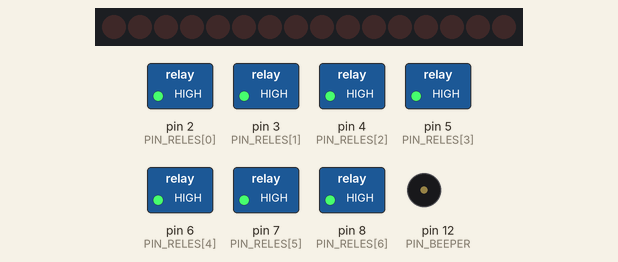
A sketch run on a simulated Arduino Uno, built with avr-gcc and run on an emulated ATmega328P. Shown: 16 shift-register outputs drawn as a row of LEDs (first output left, lit = HIGH), switched loads named in the sketch (green lamp = pin HIGH), buzzer (waves = sounding). Wiring (inferred from the names in the program): 2 × shift register (74HC595): data A2; shift clock A3; latch A0. Wiring (inferred from the signals the program sends): row of LEDs: on Q0, Q1, Q2, Q3, Q4, Q5, Q6, Q7, Q8, Q9, Q10, Q11, Q12, Q13, Q14, Q15. Pins used as bus, display or sensor lines are not drawn.

Above: at 0.2 s.
Timing chart, 0 to 1.7 s (numbered marks = the images above):
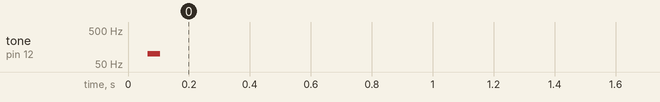

Measured:
- by itself, tone on pin 12 (PIN_BEEPER): silent → 99 Hz at 0.07 s, → silent 0.04 s later

The sketch:

ENCHUFES_OFICINA.ino
```cpp
// esquema aplicado: https://forums.parallax.com/uploads/attachments/43798/82270.jpg
//https://forums.parallax.com/discussion/133296/using-a-74hc165-and-a-74hc595-on-4-pins-spin


//poner en latch resistencia de 10Kohmls contra gnd


// Define Connections to 74HC595

const int PIN_595_LATCH = A1;
/*
    74595 -> ST_CP pin 12
*/

const int PIN_595_AND_165_CLOCK = A3;
/*
    74595 -> SH_CP pin 11
    74165 -> CP pin 2
*/

const int PIN_595_AND_165_DATA = A2;
/*
    74595 -> DS pin 14
    74165 -> Q7 pin 7
*/

// Define Connections to 74HC165
const int PIN_165_LOAD = A0;
/*
    74165 -> PL pin 1
*/

const int PIN_RELES[8] = {2, 3, 4, 5, 6, 7, 8, 0};

byte buffer_leds[] = {0, 0, 0, 0, 0, 0, 0};
#define LAST_BIT_FOR_LEDS 7

unsigned long buffer_before_keys_timer[] = {0, 0, 0, 0, 0, 0, 0, 0};
byte buffer_before_keys[] = {0, 0, 0, 0, 0, 0, 0, 0};
byte buffer_keys[] = {0, 0, 0, 0, 0, 0, 0, 0};
#define LAST_BIT_FOR_KEYS 8

byte group_keys_from_key_0[] = {0, 2, 3}; // Para usar con Pc+Monitor+Altavoces
byte group_keys_from_key_1[] = {1, 2, 3}; // Para usar con Portatil+Monitor+Altavoces

const int PIN_BEEPER = 12;

void setup()
{
    pinMode(PIN_595_LATCH, OUTPUT);
    pinMode(PIN_165_LOAD, OUTPUT);
    pinMode(PIN_595_AND_165_CLOCK, OUTPUT);
    pinMode(PIN_595_AND_165_DATA, INPUT);

    digitalWrite(PIN_165_LOAD, HIGH);
    digitalWrite(PIN_595_AND_165_CLOCK, LOW);

    pinMode(PIN_BEEPER, OUTPUT);

    for(byte loop_byte_led = 0; loop_byte_led < LAST_BIT_FOR_LEDS; loop_byte_led++)
    {
        pinMode(PIN_RELES[loop_byte_led], OUTPUT); //Setea el pin de cada relé
        digitalWrite(PIN_RELES[loop_byte_led], 1); //Apaga el estado de cada relé para iniciar con todos apagados
    }

    // Serial.begin(115200);
    ledsTest();
}


void loop()
{

    readKeys();
    // for (byte loop_byte_led=0; loop_byte_led < LAST_BIT_FOR_LEDS; loop_byte_led++)
    // {
        // buffer_leds[loop_byte_led] = buffer_keys[loop_byte_led];
        // Serial.print(buffer_keys[loop_byte_led]);
    // }
    // Serial.println();

    flushLeds();
    flushReles();

    for (byte loop_byte_key=0; loop_byte_key < LAST_BIT_FOR_KEYS; loop_byte_key++)
    {
        if (buffer_keys[loop_byte_key] == 1)
        {
            if (buffer_before_keys_timer[loop_byte_key] == 0) buffer_before_keys_timer[loop_byte_key] = millis();
        }
        else
        {
            if (buffer_before_keys[loop_byte_key] == 1 && buffer_keys[loop_byte_key] == 0)
            {
                if ((millis()-buffer_before_keys_timer[loop_byte_key]) > 400)
                {
                    if (key_long_action(loop_byte_key) == 1)
                    {
                        beep();
                        delay(100);
                        beep();
                    }
                }
                else
                {
                    if (key_action(loop_byte_key) == 1)
                    {
                        beep();
                    }
                }
                buffer_before_keys_timer[loop_byte_key] = 0;
            }
        }
        buffer_before_keys[loop_byte_key] = buffer_keys[loop_byte_key];
    }
}

void ledsTest()
{
    byte loop_byte_led = 0;
    byte led_byte_clear = 0;
    for(loop_byte_led = 0; loop_byte_led < LAST_BIT_FOR_LEDS; loop_byte_led++)
    {
        for (led_byte_clear = 0; led_byte_clear < LAST_BIT_FOR_LEDS; led_byte_clear++) { buffer_leds[led_byte_clear] = 0; }
        buffer_leds[loop_byte_led] = 1;
        flushLeds();
        beep();
    }
    for (led_byte_clear = 0; led_byte_clear < LAST_BIT_FOR_LEDS; led_byte_clear++) { buffer_leds[led_byte_clear] = 1; }
    for (led_byte_clear = 0; led_byte_clear < LAST_BIT_FOR_LEDS; led_byte_clear++) { buffer_leds[led_byte_clear] = 0; }
}

void readKeys()
{
    byte chip_bit;
    delay(5);
    pinMode(PIN_595_AND_165_DATA, INPUT);
    digitalWrite(PIN_165_LOAD, HIGH);
    delay(5);
    digitalWrite(PIN_165_LOAD, LOW);
    digitalWrite(PIN_165_LOAD, HIGH);
    delay(5);

    byte keys = shiftIn(PIN_595_AND_165_DATA, PIN_595_AND_165_CLOCK, LSBFIRST);
    for(byte loop_byte_key = 0; loop_byte_key < LAST_BIT_FOR_KEYS; loop_byte_key++)
    {
        switch(loop_byte_key)
        {
            case 0: chip_bit = 6; break;
            case 1: chip_bit = 5; break;
            case 2: chip_bit = 4; break;
            case 3: chip_bit = 3; break;
            case 4: chip_bit = 2; break;
            case 5: chip_bit = 1; break;
            case 6: chip_bit = 0; break;
            case 7: chip_bit = 7; break;
            case 8: chip_bit = 8; break;
        }
        buffer_keys[chip_bit] = 1;
        if (bitRead(keys, loop_byte_key)) buffer_keys[chip_bit] = 0;
    }
}

void flushLeds()
{
    byte leds_value = 0;
    byte chip_bit = 0;
    delay(5);
    pinMode(PIN_595_AND_165_DATA, OUTPUT);
    for (byte loop_byte_led = 0; loop_byte_led < LAST_BIT_FOR_LEDS; loop_byte_led++)
    {
        switch(loop_byte_led)
        {
            case 0: chip_bit = 6; break;
            case 1: chip_bit = 5; break;
            case 2: chip_bit = 4; break;
            case 3: chip_bit = 3; break;
            case 4: chip_bit = 2; break;
            case 5: chip_bit = 1; break;
            case 6: chip_bit = 0; break;
        }
        leds_value <<= 1;
        bool real_value = buffer_leds[chip_bit];
        leds_value |= real_value;
    }
    digitalWrite(PIN_595_LATCH, LOW);
    shiftOut(PIN_595_AND_165_DATA, PIN_595_AND_165_CLOCK, MSBFIRST, leds_value);
    digitalWrite(PIN_595_LATCH, HIGH);
}

void flushReles()
{
    // Nos basamos en el buffer de leds para setear cada relé
    for(byte loop_byte_led = 0; loop_byte_led < LAST_BIT_FOR_LEDS; loop_byte_led++)
    {
        digitalWrite(PIN_RELES[loop_byte_led], !buffer_leds[loop_byte_led]);
    }
}

void beep()
{
    digitalWrite(PIN_BEEPER, 1);
    delay(5);
    digitalWrite(PIN_BEEPER, 0);
}

bool key_action(byte byte_key)
{
    byte loop_byte_led = 0;
    if (byte_key == 7)
    {
        for(loop_byte_led = 0; loop_byte_led < LAST_BIT_FOR_LEDS; loop_byte_led++)
        {
            buffer_leds[loop_byte_led] = 0;
        }
        return 1;
    }
    else
    {
        buffer_leds[byte_key] = !buffer_leds[byte_key];
    }
    return 1;
}

bool key_long_action(byte byte_key)
{
    byte *group_keys;
    switch(byte_key)
    {
        case 0:
            group_keys = group_keys_from_key_0;
            break;
        case 1:
            group_keys = group_keys_from_key_1;
            break;
        default:
            return 0;
    }

    for (byte loop = 0; loop < sizeof(group_keys)+1; loop++)
    {
        buffer_leds[group_keys[loop]] = 1;
    }
    return 1;
}
```
